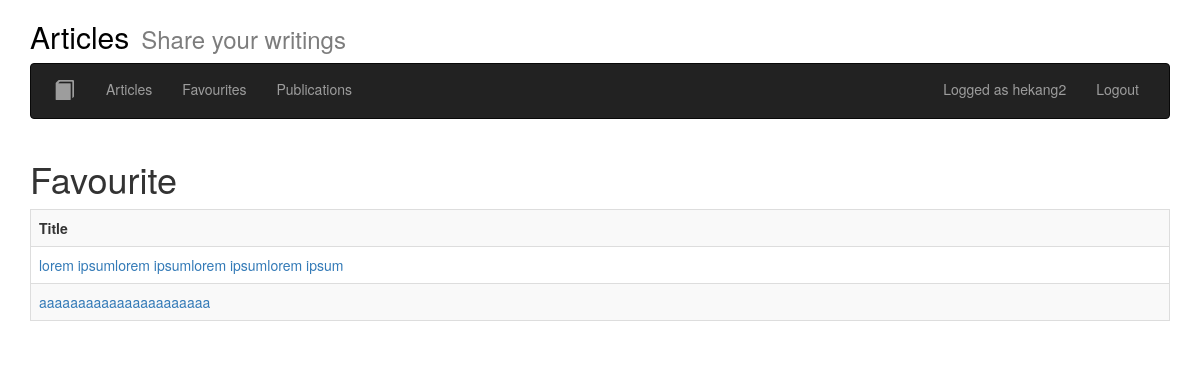
The app's page /favourite/ (signed in) with its own data.
### ex/models/models.py (models this page shows, shortened)
class UserFavouriteArticle(models.Model):
    user = models.ForeignKey(
        User,
        on_delete=models.CASCADE, null=False)
    article = models.ForeignKey(
        Article,
        on_delete=models.CASCADE, null=False)

class Article(models.Model) :
    title = models.CharField(max_length=64, null=False)
    author = models.ForeignKey(
        User,
        on_delete=models.CASCADE, null=False)
    created = models.DateTimeField(auto_now=True, auto_now_add=False)
    synopsis = models.CharField(max_length=312, null=False)
    content = models.TextField(null=False)

### ex/views/favourite.py (the view, shortened to what this page needs)
# urls.py: path('favourite/', Favourites.as_view(), name='favourite'),
class Favourites(LoginRequiredMixin, ListView, FormView):
    template_name = "favourite.html"
    form_class = FavouriteForm
    success_url = reverse_lazy('index')
    login_url = reverse_lazy('login')
    model: UserFavouriteArticle = UserFavouriteArticle
    def get_queryset(self):
        return self.model.objects.filter(user=self.request.user)
    def get_form(self, form_class=None) -> BaseForm:
        if form_class is None:
            form_class = self.get_form_class()
        return form_class(None, **self.get_form_kwargs())

### ex/templates/favourite.html (shortened to what this page needs)
{% extends 'base.html' %} {% load bootstrap3 %}
{% block content %}
<div>
  <h1 style="display: inline-block">Favourite</h1>
  <div class="table-responsive">
    <table class="table table-striped table-bordered table-hover">
      <tr>
        <th>Title</th>
      </tr>
      {% for favourite in object_list %}
      <tr>
        <td>
          <a
            href="{% url 'articles' %}{{ favourite.article.id }}"
            >{{ favourite.article.title }}</a
          >
        </td>
      </tr>
      {% endfor %}
    </table>
  </div>
</div>
{% endblock %}

### ex/templates/nav.html (shortened to what this page needs)
{% load static %} {% load bootstrap3 %}
<nav class="navbar navbar-inverse ">
  <div class="container-fluid">
    <div class="navbar-header">
      <a class="navbar-brand" href="{% url 'index' %}"></a>
</div>
<div class="collapse navbar-collapse" id="bs-example-navbar-collapse-1" >
      <ul class="nav navbar-nav navbar-left" >
      <li >
          <a href="{% url 'index' %}">
              <span style="margin-left:-22px; font-size:20px" class="glyphicon glyphicon-book " aria-hidden="true"></span><span class="sr-only">(current)</span></a>
      </li>
      <li>
          <a href="{% url 'articles' %} ">Articles </a>
      </li>
      {% if user.is_authenticated %}
      <li >
        <a href="{% url 'favourite' %}">Favourites </a>
      </li>
      <li >
        <a href="{% url 'publications' %}">Publications </a>
      </li>
      {% else %}
      <li >
          <a href="{% url 'register' %}">Register <span class="sr-only"></span></a>
      </li>
      {% endif %}
      </ul>
      <ul class="nav navbar-nav navbar-right">
            {% if user.is_authenticated %}
            <li >
              <a href="#">Logged as {{request.user.username}}</a>
            </li>
            <li >
              <a href="{% url 'logout' %}">Logout</a>
            </li>
            {% endif %}
              </ul>
    </div>
  </div>
</nav>

### records on screen
UserFavouriteArticle: article "lorem ipsumlorem ipsumlorem ipsumlorem ipsum"
UserFavouriteArticle: article "aaaaaaaaaaaaaaaaaaaaaa"

### other values on screen
{{ request.user.username }} "hekang2"
